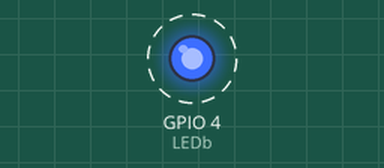
A program run on a simulated ESP32 board running MicroPython. On the bench: output pins drawn as LEDs (lit = HIGH). Dashed ring = blinking.

Above: at 0.2 s.
Timing chart, 0 to 3.0 s (numbered marks = the images above):
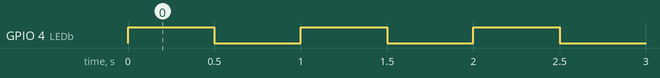

Measured:
- by itself, GPIO 4 (LEDb): alternates HIGH for 0.50 s and LOW for 0.50 s

The program:

gpio.py
```python
from machine import Pin
import time

#gestione del LED rpincipale Bianco della scheda sul GPIO4
LEDb = Pin(4, Pin.OUT)
while True:
    LEDb.value(1)
    time.sleep_ms(500)
    LEDb.value(0)
    time.sleep_ms(500)

#gestione del LED di servizio Rosso della scheda sul GPIO33
LEDr = Pin(33, Pin.OUT)
while True:
    LEDr.value(1)
    time.sleep_ms(500)
    LEDr.value(0)
    time.sleep_ms(500)

p0 = Pin(0, Pin.OUT)    # create output pin on GPIO0
p0.on()                 # set pin to "on" (high) level
p0.off()                # set pin to "off" (low) level
p0.value(1)             # set pin to on/high

p2 = Pin(2, Pin.IN)     # create input pin on GPIO2
print(p2.value())       # get value, 0 or 1

p4 = Pin(4, Pin.IN, Pin.PULL_UP) # enable internal pull-up resistor
p5 = Pin(5, Pin.OUT, value=1) # set pin high on creation
```
